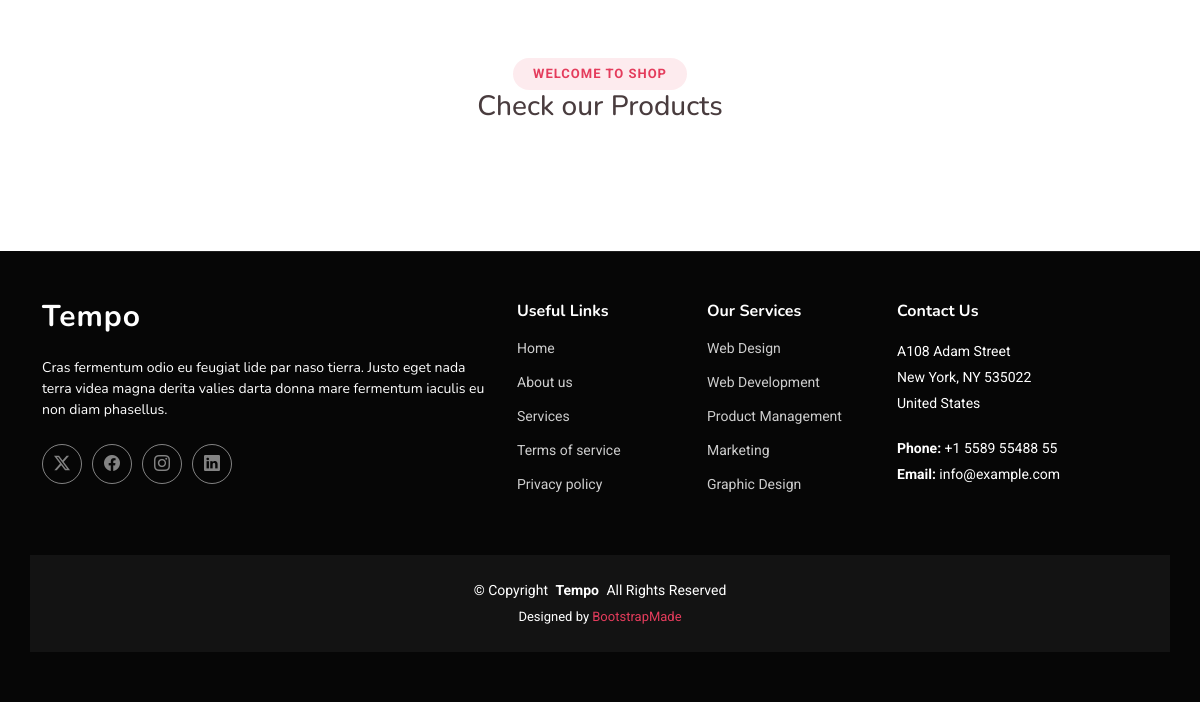
The app's page / (lower part), older data.
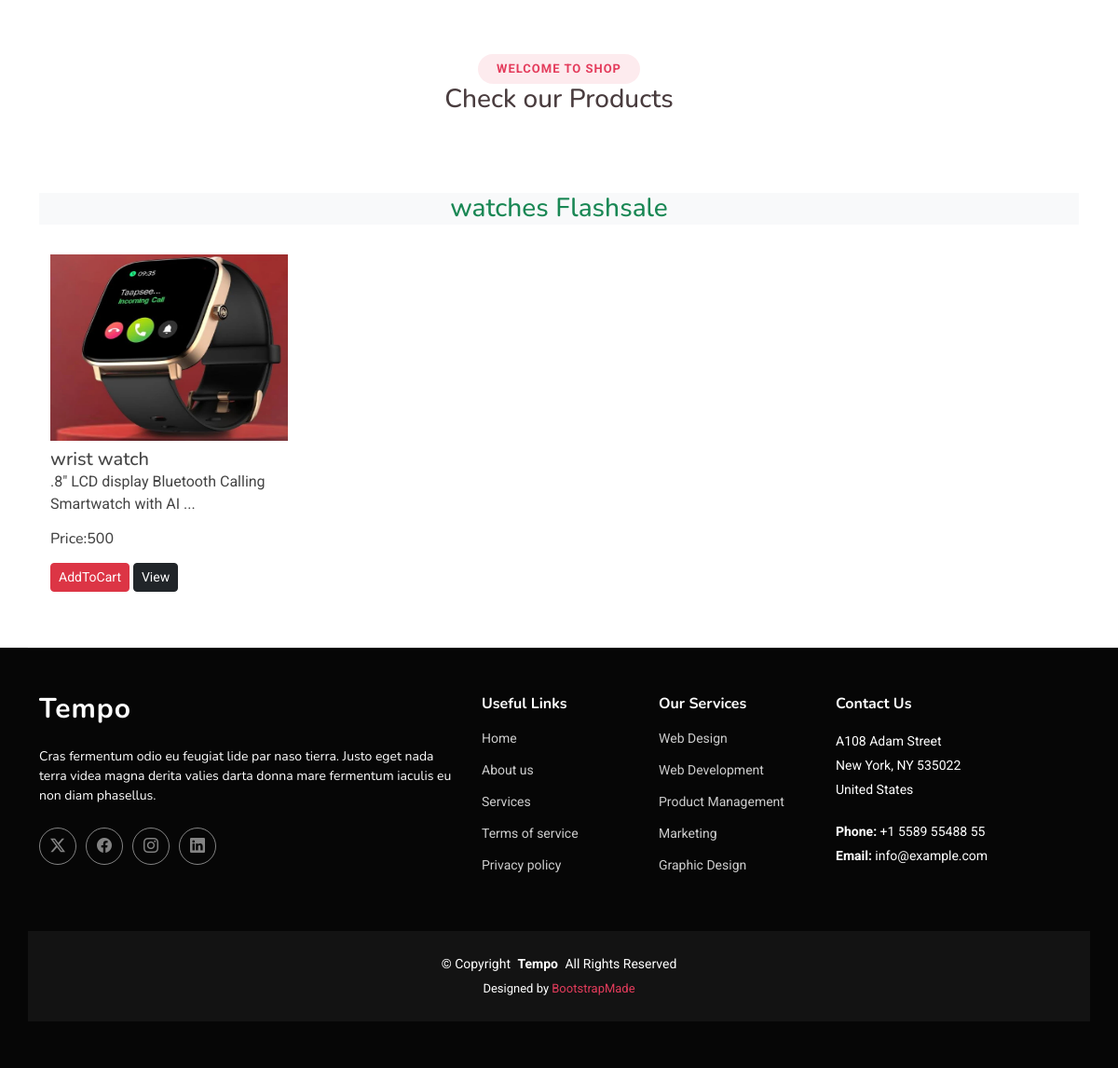
The same page, newer data.
### ecommerceapp/models.py (models this page shows, shortened)
class Product(models.Model):
    product_id=models.AutoField
    product_name=models.CharField(max_length=100)
    category=models.CharField(max_length=100,default="")
    subcategory=models.CharField(max_length=50,default="")
    price=models.IntegerField(default=0)
    desc=models.CharField(max_length=300)
    image=models.ImageField(upload_to='images/images')

### ecommerceapp/views.py (the view)
# urls.py: path('',views.index,name='index'),
def index(request):
    allProds = []
    catprods = Product.objects.values('category','id')
    print(catprods)
    cats = {item['category'] for item in catprods}
    for cat in cats:
        prod= Product.objects.filter(category=cat)
        n=len(prod)
        nSlides = n // 4 + ceil((n / 4) - (n // 4))
        allProds.append([prod, range(1, nSlides), nSlides])
    params= {'allProds':allProds}
    return render(request,"index.html",params)

### templates/index.html (shortened to what this page needs)
{% extends 'base.html' %}
{% block body %}
{% load static %}
<section id="portfolio" class="portfolio">
  <div class="container">
    <div class="section-title">
      <h2>Welcome to Shop</h2>
      <h3>Check our <span>Products</span></h3>
    </div>
    {% for product, range, nSlides in allProds %}
    <h3 class="my-3 text-center text-success bg-light">
      {{product.0.category}} Flashsale
    </h3>
    <div class="container">
      <div class="row">
        {% for i in product %}
        <div class="col-md-3 mt-3">
          <img src="/media/{{i.image}}" class="card-img-top" alt="not found" height="200px" width="150px" />
          <div class="card-body">
            <h5 class="card-title mt-2" id="namepr{{i.id}}">{{i.product_name}}</h5>
            <p class="card-text">{{i.desc|slice:"0:53"}}...</p>
            <h6 class="card-title mb-3">
              Price:<span id="pricepr{{i.id}}">{{i.price}}</span>
            </h6>
            <span id="divpr{{i.id}}" class="divpr">
              <button id="pr{{i.id}}" class="btn btn-danger cart btn-sm mt-0">
                AddToCart
              </button>
            </span>
            <button class="btn btn-dark btn-sm cart" onclick="showImage('{{i.image}}')">View</button>
          </div>
        </div>
        {% endfor %}
      </div>
    </div>
    {% endfor %}
  </div>
</section>
{% endblock body %}

Row changes from the older to the newer data that the page shows:
added Product: category "watches", image (picture), product_name "wrist watch", desc ".8\" LCD display Bluetooth Calling Smartwatch with AI", price "500"
Text that changed along with them:
new list line: "Flashsale"
